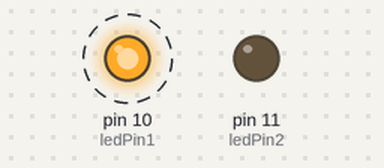
A sketch run on a simulated Arduino Uno, built with avr-gcc and run on an emulated ATmega328P. On the bench: output pins drawn as LEDs (lit = HIGH). Dashed ring = blinking. At 4.5 s the program stops and its outputs stay as they are.

Above: at 0.1 s.
Timing chart, 0 to 3.0 s (numbered marks = the images above):
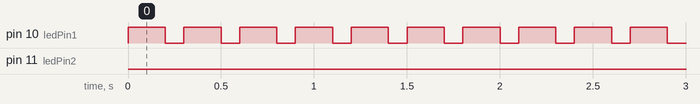

The sketch:

2leds_system_code.ino
```cpp
// C++ code
int ledPin1 = 10; //led connectie on pin 10
int ledPin2 = 11;
int onLedTime = 200; //delay time 500 ms
int offLedTime = 100; //delay time 500 ms
int repeat1 = 10; // let loop 1 repeat 10 times
int repeat2 = 15; // let loop 2 repeat 5 times (you need to calculate how much you wil repaet after loop 1 that 10 times repeat)


void setup() {
  pinMode (ledPin1, OUTPUT); //Set LedPin1 if Output, LedPin1 is identify on pin 10
	pinMode (ledPin2, OUTPUT); //Set LedPin2 if Output, LedPin2 is identify on pin 11

}

void loop(){
  for (int i=0; i<repeat1; i++){
    digitalWrite(ledPin1, HIGH);  //Turn led 1 on
    delay(onLedTime);              //pause
    digitalWrite(ledPin1, LOW);  //Turn led 1 off
    delay(offLedTime);             //pause
  }
    for (int i=repeat1; i<repeat2; i++){
    digitalWrite(ledPin2, HIGH);  //Turn led 2 on
    delay(onLedTime);              //pause
    digitalWrite(ledPin2, LOW);  //Turn led 2 off
    delay(offLedTime);             //pause
  }
  while(1);
}
```

Measured:
- by itself, pin 10 (ledPin1): alternates HIGH for 0.20 s and LOW for 0.10 s, 20 changes in all, then stays LOW
- by itself, pin 11 (ledPin2): LOW → HIGH at 3.0 s, → LOW 0.20 s later, → HIGH 0.10 s later, → LOW 0.20 s later, … (10 changes in this stretch)
